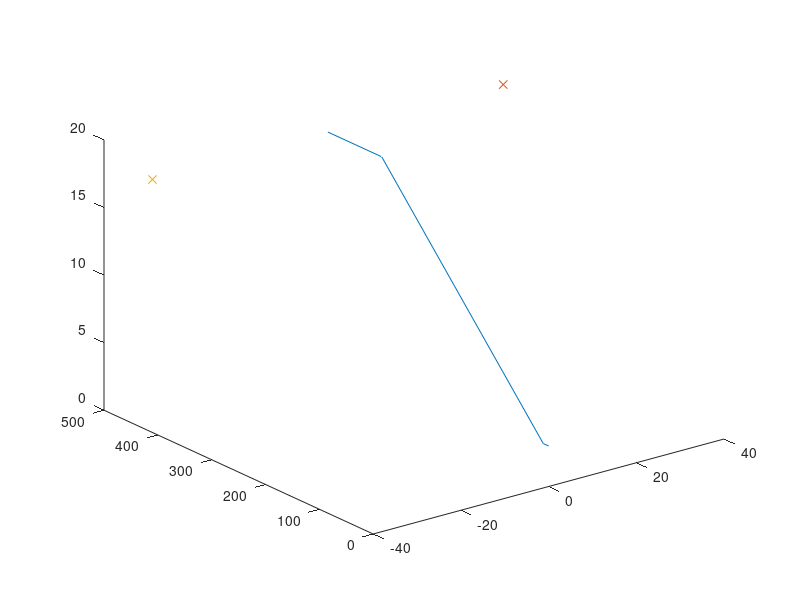
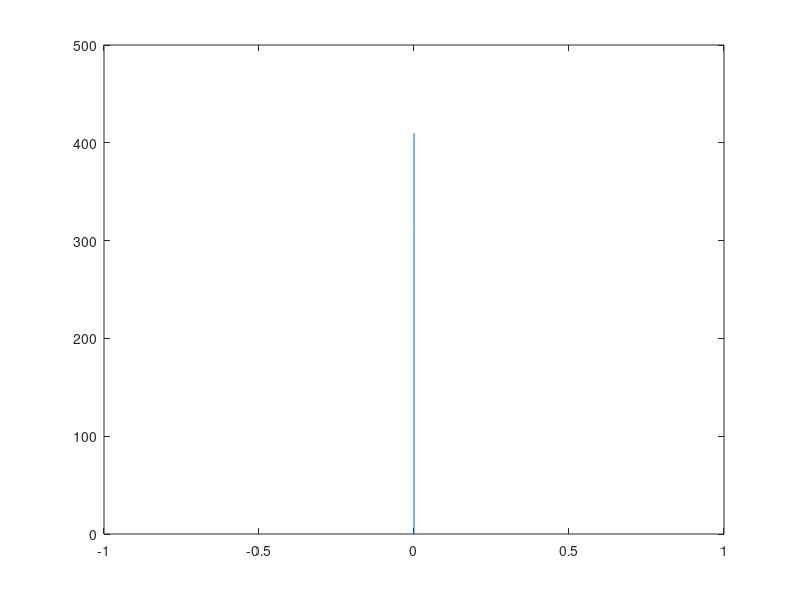
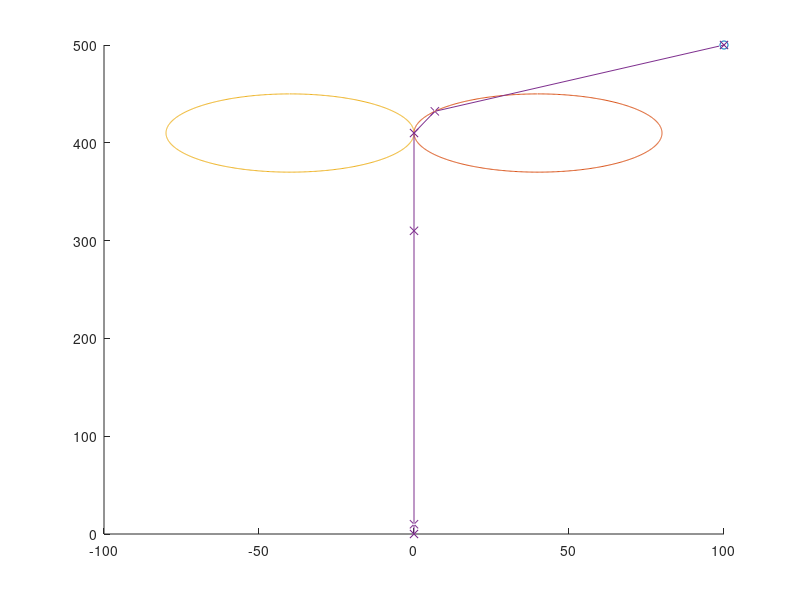

Write MATLAB code to recreate these figures, in order.
close all;
clear;


%% Diverse konstanter
deg2rad = pi/180;
rad2deg = 180/pi;

%% Input parametere fra Neptus
nett = [0 0 3]';
alpha = 0;
descent = 3;
a1 = 10;
a2 = 300;
a3 = 100;
Rl = 40;
nettH = 0*deg2rad;
DescentBoxW = 20;
DescentBoxS = 20;
DescentBoxL = 100;

%% UAV init poses in NED frame
x0 = [500 100 20 0 0 0]';
p0 = x0(1:2);
p01 = p0 +[2*cos(x0(6)*deg2rad);2*sin(x0(6)*deg2rad)];
p01 = 10*(p01/norm(p01));

%% UAV spesific constants
R_min = 20;
K_max = 1/R_min;

%% Nett in net frame
% TODO: Move the nett inbetween two waypoints.
w1 = nett;
w2 = nett + [a1 0 a1*tan(alpha*deg2rad)]';
w3 = w2 + [a2 0 a2*tan(descent*deg2rad)]';
w4 = w3 + [a3 0 0]';
% Rotation matrix from nett to NED
R = [cos(nettH) -sin(nettH) 0;sin(nettH) cos(nettH) 0;0 0 1];

loiter1 = w4 + [0 Rl 0]';
loiter2 = w4 + [0 -Rl 0]';
WP = [w1 w2 w3 w4];
WPNED = [R*w1 R*w2 R*w3 R*w4];
loiter1NED = R*loiter1;
loiter2NED = R*loiter2;
psi = 0:0.01:2*pi;
n = loiter1NED(1)+Rl*cos(psi);
e = loiter1NED(2)+Rl*sin(psi);
d = loiter1NED(3)+zeros(1,length(psi));
cl1NED = [n;e;d];
n = loiter2NED(1)+Rl*cos(psi);
e = loiter2NED(2)+Rl*sin(psi);
d = loiter2NED(3)+zeros(1,length(psi));
cl2NED = [n;e;d];

%% Find Tmerk
c1bx = loiter1NED(1);
c1ax = x0(1)-c1bx;
c1by = loiter1NED(2);
c1ay = x0(2)-c1by;
Tt = sqrt(Rl^2/(c1ax^2+c1ay^2));
Tmerk1 = [c1ay*Tt+c1bx;-c1ax*Tt+c1by;loiter1NED(3)];
cT1bx = Tmerk1(1);
cT1ax = x0(1)-cT1bx;
cT1by = Tmerk1(2);
cT1ay = x0(2)-cT1by;
cT1h = Tmerk1(3)-x0(3);
Tnett1bx = Tmerk1(1);
Tnett1ax = WPNED(1,1)-Tnett1bx;
Tnett1by = Tmerk1(2);
Tnett1ay = WPNED(2,1)-Tnett1by;
Tnett1 = sqrt(Tnett1ax^2+Tnett1ay^2);
T1 = sqrt(cT1ax^2+cT1ay^2);
gammaT1 = atan2(cT1h,sqrt(cT1ax^2+cT1ay^2));

c2bx = loiter2NED(1);
c2ax = x0(1)-c2bx;
c2by = loiter2NED(2);
c2ay = x0(2)-c2by;
Tt = sqrt(Rl^2/(c2ax^2+c2ay^2));
Tmerk2 = [c2ay*Tt+c2bx;-c2ax*Tt+c2by;loiter2NED(3)];
cT2bx = Tmerk2(1);
cT2ax = x0(1)-cT2bx;
cT2by = Tmerk2(2);
cT2ay = x0(2)-cT2by;
cT2h = Tmerk2(3)-x0(3);
Tnett2bx = Tmerk2(1);
Tnett2ax = WPNED(1,1)-Tnett2bx;
Tnett2by = Tmerk2(2);
Tnett2ay = WPNED(2,1)-Tnett2by;
Tnett2 = sqrt(Tnett2ax^2+Tnett2ay^2);
T2 = sqrt(cT2ax^2+cT2ay^2);
gammaT2 = atan2(cT2h,sqrt(cT2ax^2+cT2ay^2));

c3bx = loiter1NED(1);
c3ax = x0(1)-c3bx;
c3by = loiter1NED(2);
c3ay = x0(2)-c3by;
Tt = -sqrt(Rl^2/(c3ax^2+c3ay^2));
Tmerk3 = [c3ay*Tt+c3bx;-c3ax*Tt+c3by;loiter1NED(3)];
cT3bx = Tmerk3(1);
cT3ax = x0(1)-cT3bx;
cT3by = Tmerk3(2);
cT3ay = x0(2)-cT3by;
cT3h = Tmerk3(3)-x0(3);
Tnett3bx = Tmerk3(1);
Tnett3ax = WPNED(1,1)-Tnett3bx;
Tnett3by = Tmerk3(2);
Tnett3ay = WPNED(2,1)-Tnett3by;
Tnett3 = sqrt(Tnett3ax^2+Tnett3ay^2);
T3 = sqrt(cT3ax^2+cT3ay^2);
gammaT3 = atan2(cT3h,sqrt(cT3ax^2+cT3ay^2));

c4bx = loiter2NED(1);
c4ax = x0(1)-c4bx;
c4by = loiter2NED(2);
c4ay = x0(2)-c4by;
Tt = -sqrt(Rl^2/(c4ax^2+c4ay^2));
Tmerk4 = [c4ay*Tt+c4bx;-c4ax*Tt+c4by;loiter2NED(3)];
cT4bx = Tmerk4(1);
cT4ax = x0(1)-cT4bx;
cT4by = Tmerk4(2);
cT4ay = x0(2)-cT4by;
cT4h = Tmerk4(3)-x0(3);
Tnett4bx = Tmerk4(1);
Tnett4ax = WPNED(1,1)-Tnett4bx;
Tnett4by = Tmerk4(2);
Tnett4ay = WPNED(2,1)-Tnett4by;
Tnett4 = sqrt(Tnett4ax^2+Tnett4ay^2);
T4 = sqrt(cT4ax^2+cT4ay^2);
gammaT4 = atan2(cT4h,sqrt(cT4ax^2+cT4ay^2));

T = [T1 T2 T3 T4];
Tnett = [Tnett1 Tnett2 Tnett3 Tnett4];
Tmerk = [Tmerk1 Tmerk2 Tmerk3 Tmerk4];
gamma = [gammaT1 gammaT2 gammaT3 gammaT4];
[LT,IT] = min(T);
if mod(IT,2)==0
    [Lnett,Inett] = max([-1 Tnett(2) -1 Tnett(4)]);
else
    [Lnett,Inett] = max([Tnett(1) -1 Tnett(3) -1]);
end
Path = x0(1:3);
tt = 1;
if abs(gamma(Inett)*rad2deg)>3
    if gamma(Inett)<0
        WPGlide = -descent;
    else
        WPGlide = descent;
    end
    gotoT = false;
    TPB1bx = Tmerk(1,Inett);
    TPB1ax = x0(1)-TPB1bx;
    TPB1by = Tmerk(2,Inett);
    TPB1ay = x0(2)-TPB1by;
    Tb = sqrt(DescentBoxL^2/(TPB1ax^2+TPB1ay^2));
    TPB1merk = [TPB1ay*Tb+TPB1bx;-TPB1ax*Tb+TPB1by;Tmerk(3,Inett)];
    Tb = -sqrt(DescentBoxL^2/(TPB1ax^2+TPB1ay^2));
    TPB2merk = [TPB1ay*Tb+TPB1bx;-TPB1ax*Tb+TPB1by;Tmerk(3,Inett)];
    Tb = sqrt(DescentBoxS^2/(TPB1ax^2+TPB1ay^2));
%     if abs(x0(3)-100*tan(descent*deg2rad))<Tmerk(3,Inett)
%         % Move towards T
%         WPB4 = [TPB1ax*Tb+TPB2merk(1);TPB1ay*Tb+TPB2merk(2);x0(3)];
%         Tb = sqrt((Tmerk(3,Inett)/tan(descent*deg2rad))^2/(TPB1ax^2+TPB1ay^2));
%         WPB1 = [TPB1ax*Tb+TPB1merk(1);TPB1ay*Tb+TPB1merk(2);Tmerk(3,Inett)];
%         Path = [x0(1:3) WPB4 WBB1 Tmerk(:,Inett)];
%         gotoT = true;
%     else
    WPB1 = [TPB1ax*Tb+TPB1merk(1);TPB1ay*Tb+TPB1merk(2);x0(3)+100*tan(WPGlide*deg2rad)];
    WPB2 = [TPB1ax*Tb+TPB2merk(1);TPB1ay*Tb+TPB2merk(2);x0(3)];
    Tb = sqrt((DescentBoxW+DescentBoxS)^2/(TPB1ax^2+TPB1ay^2));
    WPB3 = [TPB1ax*Tb+TPB1merk(1);TPB1ay*Tb+TPB1merk(2);WPB1(3)];
    WPB4 = [TPB1ax*Tb+TPB2merk(1);TPB1ay*Tb+TPB2merk(2);x0(3)];
    dWPB3 = sqrt((Tmerk(1,Inett)-WPB3(1))^2+(Tmerk(2,Inett)-WPB3(2))^2);
    dWPB2 = sqrt((Tmerk(1,Inett)-WPB2(1))^2+(Tmerk(2,Inett)-WPB2(2))^2);
    tt = 2;
    Path(:,tt) = WPB4;
    tt = 3;
    Path(:,tt) = WPB2;
    tt = 4;
    Path(:,tt) = WPB1;
    tt = 5;
    Path(:,tt) = WPB3;
    odd = true;
    while(~gotoT)
       if (odd && abs(atan2(Tmerk(3,Inett)-WPB2(3),dWPB2))*rad2deg<3)
           gotoT = true;
       elseif (~odd && abs(atan2(Tmerk(3,Inett)-WPB3(3),dWPB3))*rad2deg<3)
           gotoT = true;
       else
           if odd
               tt = tt+1;
               WPB1 = [WPB1(1);WPB1(2);WPB2(3)+100*tan(WPGlide*deg2rad)];
               WPB3 = [WPB3(1);WPB3(2);WPB1(3)];
               Path(:,tt) = WPB1;
               tt = tt+1;
               Path(:,tt) = WPB3;
               odd = false;
           else
               tt = tt+1;
               WPB4 = [WPB4(1);WPB4(2);WPB3(3)+100*tan(WPGlide*deg2rad)];
               WPB2 = [WPB2(1);WPB2(2);WPB4(3)];
               Path(:,tt) = WPB4;
               tt = tt+1;
               Path(:,tt) = WPB2;
               odd = true;
               abs(atan2(Tmerk(3,Inett)-WPB2(3),dWPB2))*rad2deg
           end
       end
       
    end
%     if abs(h-100*tan(descent*deg2rad))<Tmerk(3,Inett)
%     end
%     end
end
tt = tt+1;
Path(:,tt) = Tmerk(:,Inett);
tt = tt+1;
Path(:,tt) = WPNED(:,4);
tt = tt+1;
Path(:,tt) = WPNED(:,3);
tt = tt+1;
Path(:,tt) = WPNED(:,2);
tt = tt+1;
Path(:,tt) = WPNED(:,1);
% %% Initi Dubins
% 
% xs = x0(1);
% ys = x0(2);
% K_s = K_max;
% psi_s = x0(6)*deg2rad;
% pf = R*w4;
% xf = pf(1);
% yf = pf(2);
% K_f = K_max;
% psi_f = pipi(nettH + pi);
% start_node = [x0(1) x0(2) x0(3) x0(6)*deg2rad 0 0];
% end_node = [pf(1) pf(2) pf(3) psi_f 0 0];
% % dubin = dubinsParameters(start_node,end_node,R_min);
% % psi = 0:0.01:2*pi;
% % cs = [dubin.cs(1) + R_min*cos(psi);dubin.cs(1) + R_min*sin(psi)];
% % cf = [dubin.ce(1) + R_min*cos(psi);dubin.ce(2) + R_min*sin(psi)];
% %% Algorithm for Dubins path
% psi = 0:0.01:2*pi;
% 
% xcs = xs - 1/K_s*cos(psi_s+pi/2);
% ycs = ys - 1/K_s*sin(psi_s+pi/2);
% xcf = xf - 1/K_f*cos(psi_f+pi/2);
% ycf = yf - 1/K_f*sin(psi_f+pi/2);
% cs = [xcs + 1/K_s*cos(psi);ycs + 1/K_s*sin(psi)];
% cf = [xcf + 1/K_f*cos(psi);ycf + 1/K_f*sin(psi)];
% 
% csec = [xcf + (1/K_f+1/K_s)*cos(psi);ycf + (1/K_f+1/K_s)*sin(psi)];
% bx = xcs;
% ax = xcf-bx;
% by = ycs;
% ay = ycf-by;
% t = 0:0.01:1;
% cx = ax*t+bx;
% cy = ay*t+by;
% tpN = sqrt((1/K_f)^2/(ax^2+ay^2)); % TODO: There are two way to turn
% tTmerk = sqrt((1/K_f+1/K_s)^2/(ax^2+ay^2));
% PN = [ay*tpN+xcf;-(ax*tpN)+ycf];
% Tmerk = [ay*tTmerk+xcf;-(ax*tTmerk)+ycf];
% OSTbx = Tmerk(1);
% OSTby = Tmerk(2);
% OSTax = xcs - OSTbx;
% OSTay = ycs - OSTby;
% OST = [OSTax*t+OSTbx;OSTay*t+OSTby];
% turn = atan2(ycf-ycs,xcf-xcs) + pi/2;
% xchi = xcs + 1/K_s*cos(turn);
% ychi = ycs + 1/K_s*sin(turn);
% xn = xcf + 1/K_f*cos(turn);
% yn = ycf + 1/K_f*sin(turn);
%% Figures
figure(1);
plot3(WP(2,:),WP(1,:),WP(3,:));
hold on;
plot3(loiter1(2,:),loiter1(1,:),loiter1(3,:),'x');
plot3(loiter2(2,:),loiter2(1,:),loiter2(3,:),'x');
figure(2);
plot(WPNED(2,:),WPNED(1,:));
figure(3)
% plot3(WPNED(2,:),WPNED(1,:),WPNED(3,:),'-x');
hold on;
% plot3(loiter1NED(2,:),loiter1NED(1,:),loiter1NED(3,:),'x');
% plot3(loiter2NED(2,:),loiter2NED(1,:),loiter2NED(3,:),'x');
plot3(x0(2),x0(1),x0(3),'o');
plot3(cl1NED(2,:),cl1NED(1,:),cl1NED(3,:));
plot3(cl2NED(2,:),cl2NED(1,:),cl2NED(3,:));
% plot3(Tmerk1(2,:),Tmerk1(1,:),Tmerk1(3,:),'x');
% plot3(Tmerk2(2,:),Tmerk2(1,:),Tmerk2(3,:),'x');
% plot3(Tmerk3(2,:),Tmerk3(1,:),Tmerk3(3,:),'x');
% plot3(Tmerk4(2,:),Tmerk4(1,:),Tmerk4(3,:),'x');
% plot3(WPB1(2,:),WPB1(1,:),WPB1(3,:),'x');
% plot3(WPB2(2,:),WPB2(1,:),WPB2(3,:),'x');
% plot3(WPB3(2,:),WPB3(1,:),WPB3(3,:),'x');
% plot3(WPB4(2,:),WPB4(1,:),WPB4(3,:),'x');
% plot3(TPB1merk(2,:),TPB1merk(1,:),TPB1merk(3,:),'x');
% plot3(TPB2merk(2,:),TPB2merk(1,:),TPB2merk(3,:),'x');
plot3(Path(2,:),Path(1,:),Path(3,:),'-x');
% figure(4)
% plot(ys,xs,'x');
% hold on;
% 
% quiver(p0(2),p0(1),p01(2),p01(1));
% hold on;
% plot(ycs,xcs,'x');
% plot(yf,xf,'x');
% plot(ycf,xcf,'x');
% plot(cs(2,:),cs(1,:));
% plot(cf(2,:),cf(1,:));
% plot(csec(2,:),csec(1,:));
% plot(cy,cx);
% % plot(ychi,xchi,'o');
% % plot(yn,xn,'o');
% plot(PN(2),PN(1),'o');
% plot(Tmerk(2),Tmerk(1),'o');
% plot(OST(2,:),OST(1,:));
% figure(5)
% plot(cs(2,:),cs(1,:));
% hold on;
% plot(cf(2,:),cf(1,:));
% plot(pf(2),pf(1),'x');
